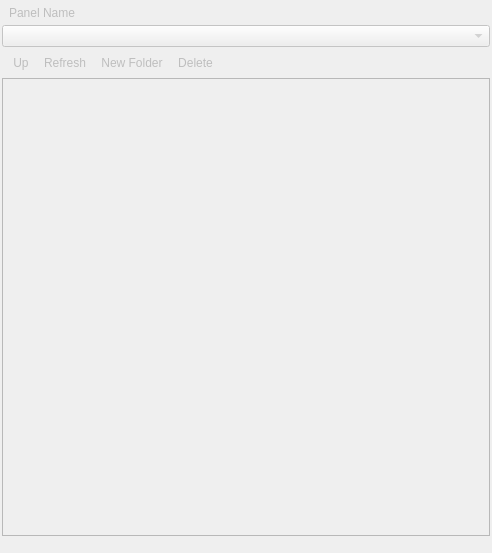
<?xml version="1.0" encoding="UTF-8"?>
<ui version="4.0">
 <class>FilePanel</class>
 <widget class="QWidget" name="FilePanel">
  <property name="enabled">
   <bool>false</bool>
  </property>
  <property name="geometry">
   <rect>
    <x>0</x>
    <y>0</y>
    <width>492</width>
    <height>553</height>
   </rect>
  </property>
  <property name="windowTitle">
   <string/>
  </property>
  <layout class="QVBoxLayout" name="verticalLayout">
   <property name="spacing">
    <number>1</number>
   </property>
   <property name="leftMargin">
    <number>2</number>
   </property>
   <property name="topMargin">
    <number>2</number>
   </property>
   <property name="rightMargin">
    <number>2</number>
   </property>
   <property name="bottomMargin">
    <number>2</number>
   </property>
   <item>
    <widget class="QLabel" name="label_name">
     <property name="styleSheet">
      <string notr="true">QLabel { padding: 4px; }</string>
     </property>
     <property name="text">
      <string notr="true">Panel Name</string>
     </property>
    </widget>
   </item>
   <item>
    <widget class="AddressBar" name="address_bar"/>
   </item>
   <item>
    <layout class="QHBoxLayout" name="horizontalLayout">
     <property name="spacing">
      <number>0</number>
     </property>
     <item>
      <widget class="QToolBar" name="toolbar">
       <property name="iconSize">
        <size>
         <width>24</width>
         <height>24</height>
        </size>
       </property>
       <property name="toolButtonStyle">
        <enum>Qt::ToolButtonStyle::ToolButtonTextBesideIcon</enum>
       </property>
       <addaction name="action_up"/>
       <addaction name="action_refresh"/>
       <addaction name="action_add_folder"/>
       <addaction name="action_delete"/>
      </widget>
     </item>
     <item>
      <widget class="QWidget" name="spacer_widget" native="true">
       <property name="sizePolicy">
        <sizepolicy hsizetype="Expanding" vsizetype="Preferred">
         <horstretch>0</horstretch>
         <verstretch>0</verstretch>
        </sizepolicy>
       </property>
      </widget>
     </item>
    </layout>
   </item>
   <item>
    <widget class="FileList" name="list">
     <property name="focusPolicy">
      <enum>Qt::FocusPolicy::StrongFocus</enum>
     </property>
     <property name="contextMenuPolicy">
      <enum>Qt::ContextMenuPolicy::CustomContextMenu</enum>
     </property>
     <property name="acceptDrops">
      <bool>true</bool>
     </property>
     <property name="editTriggers">
      <set>QAbstractItemView::EditTrigger::EditKeyPressed|QAbstractItemView::EditTrigger::SelectedClicked</set>
     </property>
     <property name="dragEnabled">
      <bool>true</bool>
     </property>
     <property name="dragDropMode">
      <enum>QAbstractItemView::DragDropMode::DragDrop</enum>
     </property>
     <property name="defaultDropAction">
      <enum>Qt::DropAction::CopyAction</enum>
     </property>
     <property name="alternatingRowColors">
      <bool>false</bool>
     </property>
     <property name="selectionMode">
      <enum>QAbstractItemView::SelectionMode::ExtendedSelection</enum>
     </property>
     <property name="indentation">
      <number>0</number>
     </property>
     <property name="itemsExpandable">
      <bool>false</bool>
     </property>
     <property name="sortingEnabled">
      <bool>true</bool>
     </property>
     <property name="allColumnsShowFocus">
      <bool>true</bool>
     </property>
    </widget>
   </item>
   <item>
    <widget class="QLabel" name="label_status">
     <property name="text">
      <string notr="true"/>
     </property>
     <property name="margin">
      <number>2</number>
     </property>
    </widget>
   </item>
  </layout>
  <action name="action_up">
   <property name="enabled">
    <bool>false</bool>
   </property>
   <property name="icon">
    <iconset resource="../../../common/resources/common.qrc">
     <normaloff>:/img/arrow-up.svg</normaloff>:/img/arrow-up.svg</iconset>
   </property>
   <property name="text">
    <string>Up</string>
   </property>
   <property name="toolTip">
    <string>Browse to parent folder (Backspace)</string>
   </property>
  </action>
  <action name="action_refresh">
   <property name="icon">
    <iconset resource="../../../common/resources/common.qrc">
     <normaloff>:/img/replay.svg</normaloff>:/img/replay.svg</iconset>
   </property>
   <property name="text">
    <string>Refresh</string>
   </property>
   <property name="toolTip">
    <string>Refresh (F5)</string>
   </property>
  </action>
  <action name="action_add_folder">
   <property name="enabled">
    <bool>false</bool>
   </property>
   <property name="icon">
    <iconset resource="../../../common/resources/common.qrc">
     <normaloff>:/img/add-folder.svg</normaloff>:/img/add-folder.svg</iconset>
   </property>
   <property name="text">
    <string>New Folder</string>
   </property>
   <property name="toolTip">
    <string>Create a new folder</string>
   </property>
  </action>
  <action name="action_delete">
   <property name="enabled">
    <bool>false</bool>
   </property>
   <property name="icon">
    <iconset resource="../../../common/resources/common.qrc">
     <normaloff>:/img/close.svg</normaloff>:/img/close.svg</iconset>
   </property>
   <property name="text">
    <string>Delete</string>
   </property>
   <property name="toolTip">
    <string>Delete selected object(s) (Delete)</string>
   </property>
  </action>
  <action name="action_send">
   <property name="enabled">
    <bool>false</bool>
   </property>
   <property name="icon">
    <iconset resource="../../../common/resources/common.qrc">
     <normaloff>:/img/send.svg</normaloff>:/img/send.svg</iconset>
   </property>
   <property name="text">
    <string>Send</string>
   </property>
   <property name="toolTip">
    <string>Send selected object(s) (F11)</string>
   </property>
  </action>
 </widget>
 <customwidgets>
  <customwidget>
   <class>AddressBar</class>
   <extends>QComboBox</extends>
   <header>client/desktop/file_transfer/address_bar.h</header>
  </customwidget>
  <customwidget>
   <class>FileList</class>
   <extends>QTreeView</extends>
   <header>client/desktop/file_transfer/file_list.h</header>
  </customwidget>
 </customwidgets>
 <resources>
  <include location="../../../common/resources/common.qrc"/>
 </resources>
 <connections/>
</ui>
